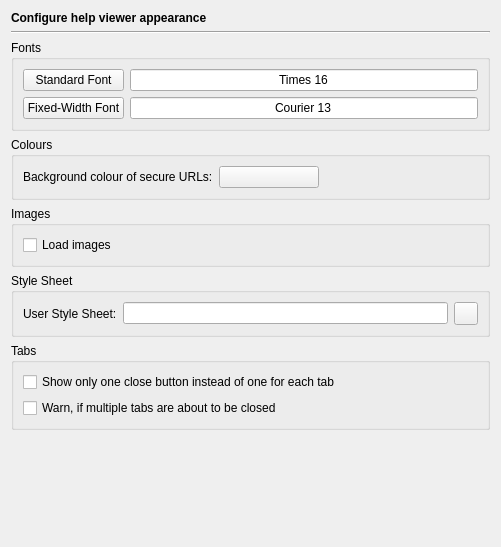
<?xml version="1.0" encoding="UTF-8"?>
<ui version="4.0">
 <class>HelpAppearancePage</class>
 <widget class="QWidget" name="HelpAppearancePage">
  <property name="geometry">
   <rect>
    <x>0</x>
    <y>0</y>
    <width>499</width>
    <height>547</height>
   </rect>
  </property>
  <layout class="QVBoxLayout" name="verticalLayout_3">
   <item>
    <widget class="QLabel" name="headerLabel">
     <property name="text">
      <string>&lt;b&gt;Configure help viewer appearance&lt;/b&gt;</string>
     </property>
    </widget>
   </item>
   <item>
    <widget class="Line" name="line17">
     <property name="frameShape">
      <enum>QFrame::HLine</enum>
     </property>
     <property name="frameShadow">
      <enum>QFrame::Sunken</enum>
     </property>
     <property name="orientation">
      <enum>Qt::Horizontal</enum>
     </property>
    </widget>
   </item>
   <item>
    <widget class="QGroupBox" name="groupBox_5">
     <property name="title">
      <string>Fonts</string>
     </property>
     <layout class="QGridLayout" name="gridLayout">
      <item row="0" column="0">
       <widget class="QPushButton" name="standardFontButton">
        <property name="toolTip">
         <string>Press to select the standard font</string>
        </property>
        <property name="text">
         <string>Standard Font</string>
        </property>
       </widget>
      </item>
      <item row="0" column="1">
       <widget class="QLineEdit" name="standardFontSample">
        <property name="focusPolicy">
         <enum>Qt::NoFocus</enum>
        </property>
        <property name="text">
         <string>Times 16</string>
        </property>
        <property name="alignment">
         <set>Qt::AlignHCenter</set>
        </property>
        <property name="readOnly">
         <bool>true</bool>
        </property>
       </widget>
      </item>
      <item row="1" column="0">
       <widget class="QPushButton" name="fixedFontButton">
        <property name="toolTip">
         <string>Press to select the fixed-width font</string>
        </property>
        <property name="text">
         <string>Fixed-Width Font</string>
        </property>
       </widget>
      </item>
      <item row="1" column="1">
       <widget class="QLineEdit" name="fixedFontSample">
        <property name="focusPolicy">
         <enum>Qt::NoFocus</enum>
        </property>
        <property name="text">
         <string>Courier 13</string>
        </property>
        <property name="alignment">
         <set>Qt::AlignHCenter</set>
        </property>
        <property name="readOnly">
         <bool>true</bool>
        </property>
       </widget>
      </item>
     </layout>
    </widget>
   </item>
   <item>
    <widget class="QGroupBox" name="groupBox_3">
     <property name="title">
      <string>Colours</string>
     </property>
     <layout class="QGridLayout" name="gridLayout_2">
      <item row="0" column="0">
       <widget class="QLabel" name="textLabel1_3">
        <property name="text">
         <string>Background colour of secure URLs:</string>
        </property>
       </widget>
      </item>
      <item row="0" column="1">
       <widget class="QPushButton" name="secureURLsColourButton">
        <property name="minimumSize">
         <size>
          <width>100</width>
          <height>0</height>
         </size>
        </property>
        <property name="toolTip">
         <string>Select the background colour for secure URLs.</string>
        </property>
        <property name="text">
         <string/>
        </property>
       </widget>
      </item>
      <item row="0" column="2">
       <spacer name="horizontalSpacer">
        <property name="orientation">
         <enum>Qt::Horizontal</enum>
        </property>
        <property name="sizeHint" stdset="0">
         <size>
          <width>141</width>
          <height>20</height>
         </size>
        </property>
       </spacer>
      </item>
     </layout>
    </widget>
   </item>
   <item>
    <widget class="QGroupBox" name="groupBox">
     <property name="title">
      <string>Images</string>
     </property>
     <layout class="QVBoxLayout" name="verticalLayout">
      <item>
       <widget class="QCheckBox" name="autoLoadImagesCheckBox">
        <property name="toolTip">
         <string>Select to load images</string>
        </property>
        <property name="text">
         <string>Load images</string>
        </property>
       </widget>
      </item>
     </layout>
    </widget>
   </item>
   <item>
    <widget class="QGroupBox" name="groupBox_2">
     <property name="title">
      <string>Style Sheet</string>
     </property>
     <layout class="QHBoxLayout" name="horizontalLayout">
      <item>
       <widget class="QLabel" name="label">
        <property name="text">
         <string>User Style Sheet:</string>
        </property>
       </widget>
      </item>
      <item>
       <widget class="QLineEdit" name="styleSheetEdit">
        <property name="toolTip">
         <string>Enter the file name of a user style sheet</string>
        </property>
       </widget>
      </item>
      <item>
       <widget class="QToolButton" name="styleSheetButton">
        <property name="toolTip">
         <string>Select the user style sheet via a file selection dialog</string>
        </property>
       </widget>
      </item>
     </layout>
    </widget>
   </item>
   <item>
    <widget class="QGroupBox" name="tabsGroupBox">
     <property name="title">
      <string>Tabs</string>
     </property>
     <layout class="QVBoxLayout" name="verticalLayout_2">
      <item>
       <widget class="QCheckBox" name="tabsCloseButtonCheckBox">
        <property name="text">
         <string>Show only one close button instead of one for each tab</string>
        </property>
       </widget>
      </item>
      <item>
       <widget class="QCheckBox" name="warnOnMultipleCloseCheckBox">
        <property name="toolTip">
         <string>Select to issue a warning, if multiple tabs are about to be closed</string>
        </property>
        <property name="text">
         <string>Warn, if multiple tabs are about to be closed</string>
        </property>
       </widget>
      </item>
     </layout>
    </widget>
   </item>
   <item>
    <spacer>
     <property name="orientation">
      <enum>Qt::Vertical</enum>
     </property>
     <property name="sizeHint" stdset="0">
      <size>
       <width>479</width>
       <height>121</height>
      </size>
     </property>
    </spacer>
   </item>
  </layout>
 </widget>
 <tabstops>
  <tabstop>standardFontButton</tabstop>
  <tabstop>fixedFontButton</tabstop>
  <tabstop>secureURLsColourButton</tabstop>
  <tabstop>autoLoadImagesCheckBox</tabstop>
  <tabstop>styleSheetEdit</tabstop>
  <tabstop>styleSheetButton</tabstop>
 </tabstops>
 <resources/>
 <connections/>
</ui>
